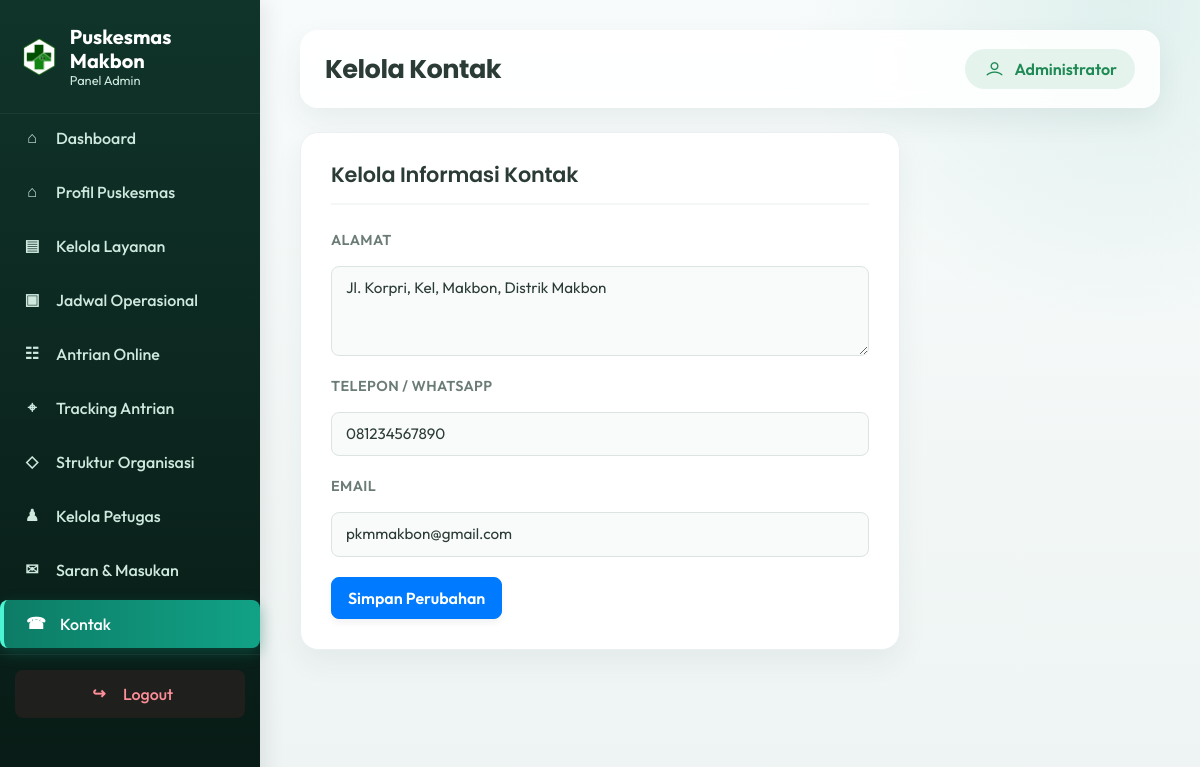
The app's page /admin/kontak.php (signed in) with its own data.
### tables this page shows
CREATE TABLE `profil_puskesmas` (
  `id_profil` int NOT NULL,
  `nama_puskesmas` varchar(150) NOT NULL,
  `deskripsi_beranda` text,
  `visi` text,
  `misi` text,
  `sejarah` text,
  `alamat` text,
  `kontak` varchar(100) DEFAULT NULL,
  `email` varchar(100) DEFAULT NULL,
  `jam_operasional` varchar(150) DEFAULT NULL,
  `qr_bpjs` varchar(255) DEFAULT NULL
);

### includes/functions.php (called while the page is built, shortened)
<?php
function clean($str)
{
    return htmlspecialchars(trim($str ?? ''), ENT_QUOTES, 'UTF-8');
}

### admin/kontak.php (the view, shortened to what this page needs)
<?php
require_once __DIR__ . '/../config/database.php';
$profil = $pdo->query("SELECT * FROM profil_puskesmas LIMIT 1")->fetch() ?: [];
require_once __DIR__ . '/includes/layout_top.php';
?>
<div class="panel" style="max-width:600px;">
    <div class="panel-head"><h2>Kelola Informasi Kontak</h2></div>
    <form method="POST">
        <div class="form-group">
            <label>Alamat</label>
            <textarea name="alamat" rows="3"><?= clean($profil['alamat'] ?? '') ?></textarea>
        </div>
        <div class="form-group">
            <label>Telepon / WhatsApp</label>
            <input type="text" name="kontak" value="<?= clean($profil['kontak'] ?? '') ?>">
        </div>
        <div class="form-group">
            <label>Email</label>
            <input type="email" name="email" value="<?= clean($profil['email'] ?? '') ?>">
        </div>
        <button type="submit" class="btn btn-primary">Simpan Perubahan</button>
    </form>
</div>
<?php require_once __DIR__ . '/includes/layout_bottom.php'; ?>

### assets/traveland/css/style.css (style rules this page uses)
body { font-family: "Poppins", sans-serif; font-weight: normal; font-style: normal; color: #747E88; }
* { margin: 0; padding: 0; -webkit-box-sizing: border-box; box-sizing: border-box; }
h1, h2, h3, h4, h5, h6 { font-family: "Poppins", sans-serif; font-weight: 700; color: #38424D; margin: 0px; }
h2 { font-size: 36px; }

### admin/includes/layout_top.php (style rules this page uses)
:root { --primary: #0d7c66; --primary-hover: #0a6552; --bg-color: #f4f7f6; --sidebar-bg: #112d27; --sidebar-hover: #18433a; --text-main: #2b3b36; --text-muted: #6b7c77; --border-color: #eaeff2; }
body { background-color: var(--bg-color); font-family: 'Outfit', sans-serif; color: var(--text-main); }
.panel { background: #fff; padding: 30px; border-radius: 16px; box-shadow: 0 5px 20px rgba(0,0,0,0.03); margin-bottom: 30px; border: 1px solid var(--border-color); }
.panel-head { margin-bottom: 25px; padding-bottom: 15px; border-bottom: 2px solid var(--bg-color); display: flex; justify-content: space-between; align-items: center; }
.panel-head h2 { margin: 0; font-size: 1.3rem; font-weight: 600; color: var(--text-main); }
.btn { border-radius: 8px; font-weight: 500; padding: 8px 16px; transition: all 0.2s; }
.form-control, .panel input[type="text"], .panel input[type="email"], .panel input[type="number"], .panel input[type="password"], .panel input[type="file"], .panel input[type="date"], .panel select, .panel textarea { width: 100%; border-radius: 8px; border: 1px solid #dce4e1; padding: 10px 14px; font-size: 0.95rem; font-family: 'Outfit', sans-serif; color: var(--text-main); background: #f9fbfa; transition: border-color 0.2s, box-shadow 0.2s; box-sizing: border-box; }
.form-group { margin-bottom: 20px; display: flex; flex-direction: column; gap: 6px; }
.form-group label { font-weight: 600; font-size: 0.9rem; color: var(--text-muted); text-transform: uppercase; letter-spacing: 0.4px; }
.panel textarea { resize: vertical; min-height: 90px; }
.btn { border-radius: 8px !important; font-weight: 600 !important; box-shadow: 0 4px 6px rgba(0,0,0,0.05); transition: all 0.2s ease; }
body { background: #eef4f3 !important; }
.panel { border-radius: 18px; box-shadow: 0 12px 30px rgba(20, 58, 52, .06); }
.panel-head h2 { letter-spacing: -.01em; }
.dashboard-intro, .stat-card-modern, .panel { animation: dashboardReveal .45s ease both; }

### records on screen
profil_puskesmas: alamat "Jl. Korpri, Kel, Makbon, Distrik Makbon", kontak "081234567890", email "pkmmakbon@gmail.com"

### other values on screen
$page_title "Kelola Kontak"
$_SESSION['admin_nama'] "Administrator"
